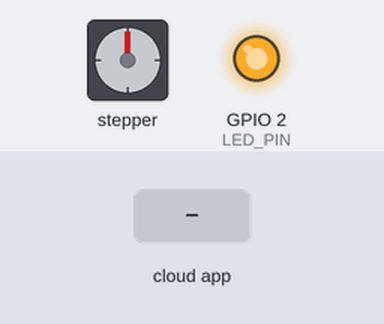
Recording of a sketch running on a simulated ESP32. On the bench: stepper motor, output pins drawn as LEDs (lit = HIGH). The test bench sets the inputs (shaded band). The RemoteXY app is connected; stepper angles assume 4096 steps per turn.

Above: at 1.2 s.
1.3 s: the phone or cloud app sets slider_01 to -100
At 1.45 s:
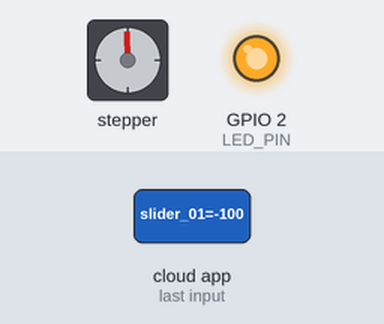
4.3 s: the phone or cloud app sets switch_01 to 1
At 4.45 s:
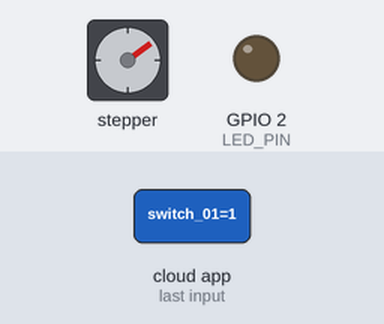
7.3 s: the phone or cloud app sets switch_01 to 0
At 7.45 s:
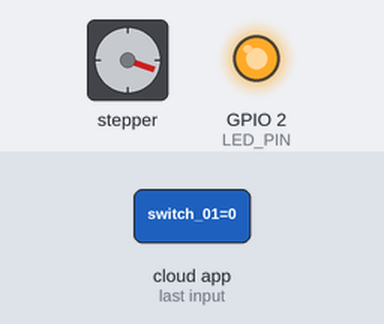
10.3 s: the phone or cloud app sets switch_01 to 1
At 10.45 s:
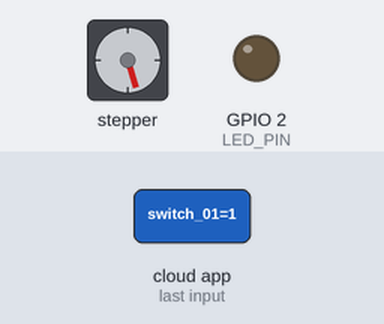
13.3 s: the phone or cloud app sets switch_01 to 0
At 13.45 s:
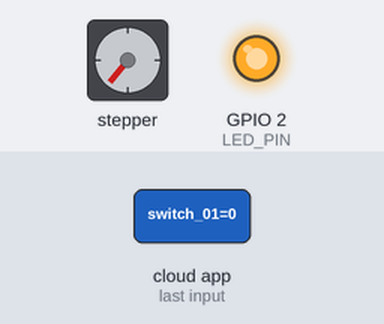
16.3 s: the phone or cloud app sets slider_01 to 0
At 17.3 s:
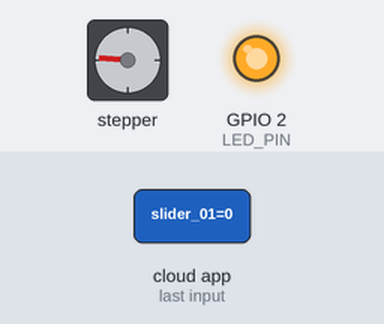
Timing chart, 0 to 18.8 s (numbered marks = the images above; inputs shaded):
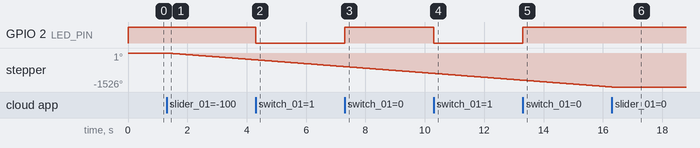

The sketch:

vegas_sphere_and_ferris_wheel.ino
```cpp
/*
   -- Ferris Wheel Control with ESP32 & RemoteXY (BLE) --

   This code allows you to control a stepper motor using an ESP32 via Bluetooth (BLE)
   using the RemoteXY app. The speed of the stepper motor is controlled with a slider.

   Libraries required:
   - RemoteXY (https://remotexy.com/en/library/)
   - AccelStepper (Install via Arduino Library Manager)
*/

//////////////////////////////////////////////
//        Include Required Libraries        //
//////////////////////////////////////////////
#define REMOTEXY_MODE__ESP32CORE_BLE
#include <BLEDevice.h>
#include <RemoteXY.h>
#include <AccelStepper.h>

//////////////////////////////////////////////
//         RemoteXY BLE Configuration       //
//////////////////////////////////////////////

#define REMOTEXY_BLUETOOTH_NAME "Vegas"
#define REMOTEXY_ACCESS_PASSWORD "1234"

#pragma pack(push, 1)
uint8_t RemoteXY_CONF[] = {
  255,2,0,0,0,87,0,19,0,0,0,67,100,32,71,119,97,112,111,0,
  32,1,106,200,1,1,5,0,130,10,9,88,175,12,45,2,28,41,49,20,
  1,32,43,16,16,79,78,0,79,70,70,0,4,46,102,17,69,0,32,26,
  129,30,90,50,9,64,25,70,101,114,114,105,115,32,87,104,101,101,108,0,
  129,37,21,33,12,64,25,76,105,103,104,115,0
};
#pragma pack(pop)

// Define RemoteXY Variables
struct {
  uint8_t switch_01; // ON/OFF Switch
  int8_t slider_01;  // Speed Control (0-100)
  uint8_t connect_flag; // BLE Connection Status
} RemoteXY;

//////////////////////////////////////////////
//           Stepper Motor Setup            //
//////////////////////////////////////////////

#define LED_PIN 2 // Define LED pin (change according to your ESP32 board)


// Define stepper motor pins (ULN2003)
#define IN1 5
#define IN2 18
#define IN3 19
#define IN4 21

// Create stepper motor object (Half-step mode for smoother movement)
AccelStepper stepper(AccelStepper::HALF4WIRE, IN1, IN3, IN2, IN4);

//////////////////////////////////////////////
//                Setup                     //
//////////////////////////////////////////////

void setup() {
  RemoteXY_Init();  // Initialize RemoteXY
  pinMode(LED_PIN, OUTPUT);  // Set LED pin as output
  stepper.setMaxSpeed(1200);  // Max speed (adjustable)
  stepper.setAcceleration(500); // Smooth acceleration
}

//////////////////////////////////////////////
//                 Loop                     //
//////////////////////////////////////////////


void loop() {
  RemoteXY_Handler();  // Handle RemoteXY data

   if (RemoteXY.switch_01) {
    digitalWrite(LED_PIN, LOW); // Turn LED OFF
  } else {
    digitalWrite(LED_PIN, HIGH); // Turn LED ON
  }

  // Map slider (0-100) to motor speed ( 0 to 1200)
  int motorSpeed = map(RemoteXY.slider_01, 0, 100, 0, 1200);

  // Apply speed to stepper motor
  stepper.setSpeed(motorSpeed);
  stepper.runSpeed();
}
```

Measured:
- after the input at 1.3 s, stepper: keeps turning counter-clockwise at about 102°/s, starting at once
- after the input at 4.3 s, GPIO 2 (LED_PIN): HIGH → LOW at once
- after the input at 7.3 s, GPIO 2 (LED_PIN): LOW → HIGH at once
- after the input at 10.3 s, GPIO 2 (LED_PIN): HIGH → LOW at once
- after the input at 13.3 s, GPIO 2 (LED_PIN): LOW → HIGH at once
- after the input at 16.3 s, stepper: stops changing and stays -1526°
